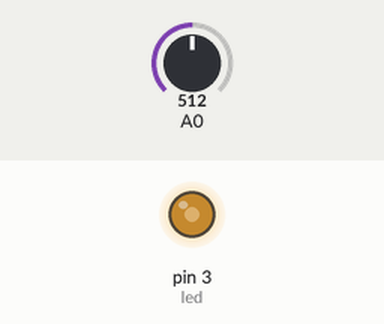
This sketch was run on a simulated Arduino Uno, built with avr-gcc and run on an emulated ATmega328P. Shown: output pins drawn as LEDs (lit = HIGH). The inputs (shaded band) are chosen by the test bench; at power-on: A0 = 512.

Above: at 1.2 s.
1.3 s: A0 set to 716
At 2.0 s:
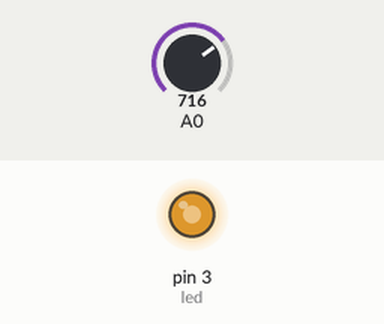
2.8 s: A0 set to 900
At 3.1 s:
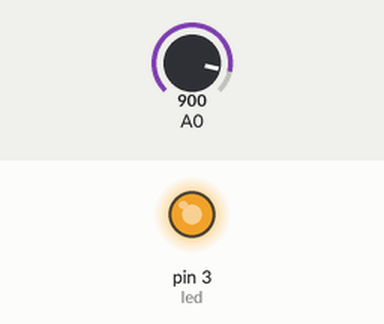
4.3 s: A0 set to 122
At 5.5 s:
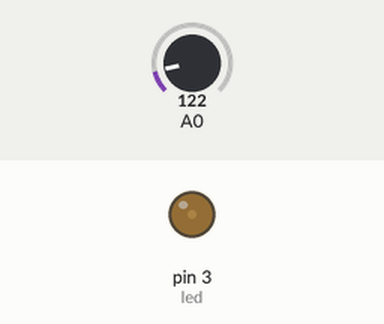
5.8 s: A0 set to 0
At 6.6 s:
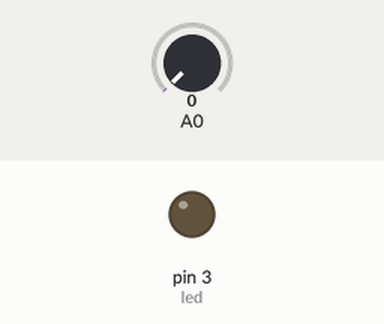
7.3 s: A0 set to 511
At 7.8 s:
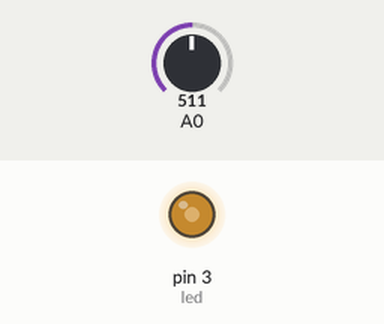
Timing chart, 0 to 9.8 s (numbered marks = the images above; inputs shaded):
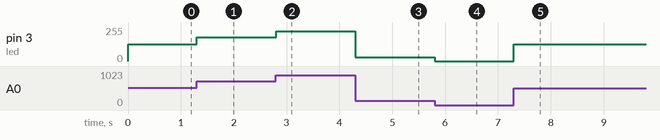

The sketch:

potenciometro2.ino
```cpp
int led = 3;
int valor_pot = 0;
int brilho = 0;

void setup() {
  pinMode(led, OUTPUT);
}

void loop() {
  valor_pot = analogRead(A0);
  brilho = map(valor_pot, 0, 1023, 0, 255); //regra de tres, sai entre 0 e 1023 para um numero entre 0 e 255
  analogWrite(led, brilho);
}
```

Measured:
- after the input at 1.3 s, pin 3 (led): 127/255 → 178/255 at once
- after the input at 2.8 s, pin 3 (led): 178/255 → 224/255 at once
- after the input at 4.3 s, pin 3 (led): 224/255 → 30/255 at once
- after the input at 5.8 s, pin 3 (led): 30/255 → 0/255 at once
- after the input at 7.3 s, pin 3 (led): 0/255 → 127/255 at once
